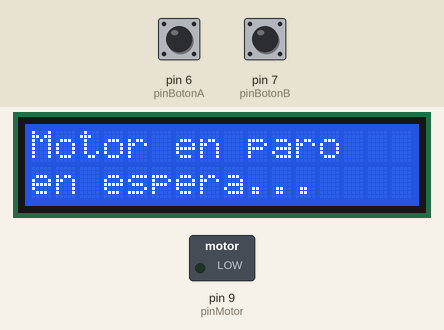
Recording of a sketch running on a simulated Arduino Uno, built with avr-gcc and run on an emulated ATmega328P. Parts: 16×2 character LCD, switched loads named in the sketch (green lamp = pin HIGH). The test bench sets the inputs (shaded band); at power-on: pin 7 (pinBotonB) LOW, pin 6 (pinBotonA) LOW. What the sketch prints to the serial monitor is not drawn.

Above: at 1.2 s.
1.3 s: pin 7 (pinBotonB) pulled HIGH for 0.15 s
At 1.9 s:
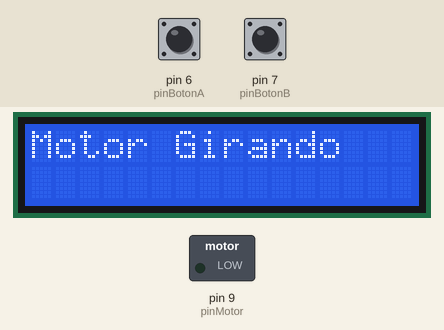
5.0 s: pin 6 (pinBotonA) pulled HIGH for 3.2 s
At 7.3 s:
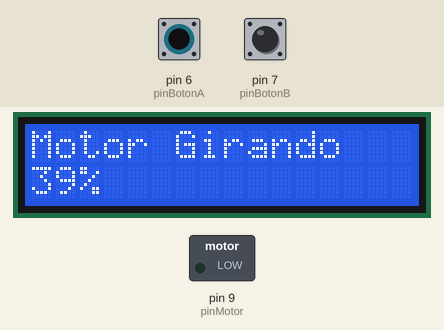
At 12.2 s:
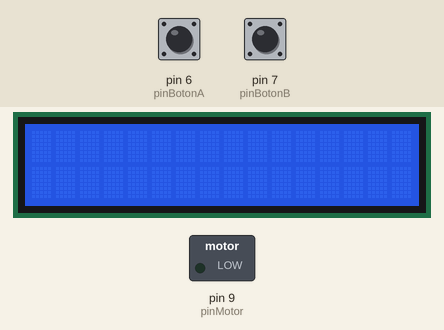
Timing chart, 0 to 13.7 s (numbered marks = the images above; inputs shaded):
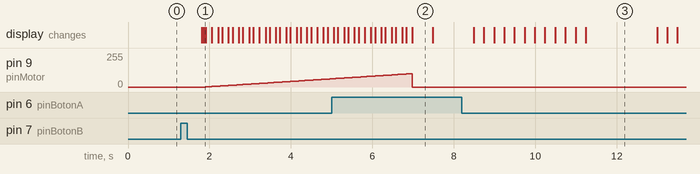

The sketch:

Motor_arranca_paro_LCD.ino
```cpp
//Practica de Arduino - Modulo 1 - Motor Arraca/Paro con display LCD
//importacion de librerias
#include<LiquidCrystal.h>

LiquidCrystal lcd(12,11,5,4,3,2);
//Declaracion de variables
const int pinBotonA=6;
const int pinBotonB=7;
const int pinMotor=9;

int contMotor=0;
int velocidad;

int estadoMotor;
int estadoParo;


void setup() {

  Serial.begin(9600);
  // Empezar a inicializar los dispositivos e imprimir en pantalla lo que hace el programa
  lcd.begin(16,2);
  lcd.print("Motor en paro");
  Serial.print("Motor en paro");
  lcd.setCursor(0,1);
  lcd.print("en espera...");
  Serial.println("en espera...");
  // Inicicializar los botones
  pinMode(pinBotonA, INPUT);
  pinMode(pinBotonB, INPUT);
  pinMode(pinMotor, OUTPUT);

}

void loop() {
  estadoMotor= digitalRead(pinBotonB);
  Serial.println(estadoMotor);

  // Verificar cuando el boton del motor es presionado.
  if(estadoMotor== HIGH){
    delay(500);
    contMotor +=1;

    if(contMotor==1){
      lcd.clear();
      delay(50);
      lcd.print("Motor Girando");
      Serial.println("Motor girando");

      for(velocidad =0; velocidad <=100; velocidad++){
        analogWrite(pinMotor, velocidad);
        delay(50);

        lcd.setCursor(0,1);
        lcd.print(porcentaje(velocidad));
        Serial.println(velocidad);
        lcd.print("%");
      }
    }

    if(contMotor==2){
      lcd.clear();

      lcd.print("PRECAUCION PARO");
      Serial.println("Precaución paro del motor");
      lcd.setCursor(0,1);
      lcd.print("DEL MOTOR!");


      for(int i=0; i<3; i++){
        lcd.noDisplay();
        delay(400);

        lcd.display();
        delay(1500);
      }

      lcd.clear();

      lcd.print("Parando Motor");
      Serial.println("Parando el motor");

      for(velocidad=100; velocidad>=0; velocidad--){
        analogWrite(pinMotor, velocidad);
        delay(50);

        lcd.setCursor(0,1);
        lcd.print(porcentaje(velocidad));
        Serial.print(porcentaje(velocidad));
        Serial.println(" %");
        lcd.print("%");

        if(porcentaje(velocidad)>= 100){
          lcd.setCursor(3,1);
          lcd.print(" ");
        }else if(porcentaje(velocidad)<= 9){
          lcd.setCursor(2,1);
          lcd.print(" ");
        }

      }
        lcd.clear();

        lcd.print("Motor parado");
        Serial.println("Motor parado");
        lcd.setCursor(0,1);
        lcd.print("0%");
        Serial.println("0%");

        contMotor=0;

    }
  }

  estadoParo=digitalRead(pinBotonA);
  // Si se presiona el boton secundario iniciar paro de emergencia
  if(estadoParo==HIGH){
    if(contMotor != 0){
      analogWrite(pinMotor, 0);

      delay(500);
      lcd.clear();
      lcd.print(" PARO DE");
      lcd.setCursor(0,1);
      lcd.print(" EMERGENCIA!");
      Serial.println(" PARO DE EMERGENCIA ");
      delay(1000);

      contMotor=0;

      for(int i=0; i< 15; i++){
        lcd.scrollDisplayLeft();
        delay(250);
      }

      for(int i=0; i< 30; i++){
        lcd.scrollDisplayRight();
        delay(250);
      }

      for(int i=0; i< 15; i++){
        lcd.scrollDisplayLeft();
        delay(250);
      }
    }
  }
}
// Metodo que calcula el porcentaje de velocidad del motor, uso para impresion del mismo.
int porcentaje(int vel){
  int operacion=vel*100;
  int resultado = operacion/255;

  return resultado;
}
```

Measured:
- after the input at 1.3 s, pin 9 (pinMotor): moves from 0/255 to 61/255 over 3.0 s, starting after 0.61 s; the display: first changes after 0.51 s (image 1 shows a later state)
- after the input at 5.0 s, the display: first differs from a run without the input after 2.5 s (image 3 shows a later state)
- what the display in image 2 shows lasts 0.5 s, from 7.0 s to 7.5 s
